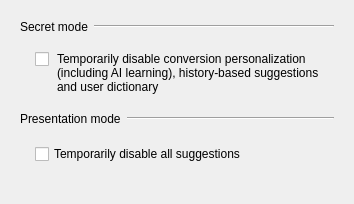
       <widget class="QWidget" name="privacyTab">
        <attribute name="title">
         <string>Privacy</string>
        </attribute>
        <layout class="QVBoxLayout" name="privacyTabLayout">
         <property name="spacing">
          <number>0</number>
         </property>
         <item>
          <widget class="QFrame" name="incognitoModeHeader">
           <property name="frameShape">
            <enum>QFrame::Shape::NoFrame</enum>
           </property>
           <layout class="QHBoxLayout" name="horizontalLayout_20">
            <property name="leftMargin">
             <number>9</number>
            </property>
            <property name="topMargin">
             <number>9</number>
            </property>
            <property name="rightMargin">
             <number>9</number>
            </property>
            <property name="bottomMargin">
             <number>9</number>
            </property>
            <property name="spacing">
             <number>6</number>
            </property>
            <item>
             <widget class="QLabel" name="label_10">
              <property name="text">
               <string>Secret mode</string>
              </property>
             </widget>
            </item>
            <item>
             <widget class="Line" name="line_11">
              <property name="sizePolicy">
               <sizepolicy hsizetype="MinimumExpanding" vsizetype="Fixed">
                <horstretch>0</horstretch>
                <verstretch>0</verstretch>
               </sizepolicy>
              </property>
              <property name="orientation">
               <enum>Qt::Orientation::Horizontal</enum>
              </property>
             </widget>
            </item>
           </layout>
          </widget>
         </item>
         <item>
          <widget class="QFrame" name="incognitoModeGroup">
           <property name="frameShape">
            <enum>QFrame::Shape::NoFrame</enum>
           </property>
           <layout class="QHBoxLayout" name="incognitoModeLayout">
            <property name="spacing">
             <number>8</number>
            </property>
            <property name="leftMargin">
             <number>24</number>
            </property>
            <property name="topMargin">
             <number>9</number>
            </property>
            <property name="rightMargin">
             <number>24</number>
            </property>
            <property name="bottomMargin">
             <number>9</number>
            </property>
            <item alignment="Qt::AlignmentFlag::AlignTop">
             <widget class="QCheckBox" name="incognitoModeCheckBox">
              <property name="text">
               <string/>
              </property>
              <property name="tristate">
               <bool>false</bool>
              </property>
              <property name="sizePolicy">
               <sizepolicy hsizetype="Fixed" vsizetype="Fixed">
                <horstretch>0</horstretch>
                <verstretch>0</verstretch>
               </sizepolicy>
              </property>
             </widget>
            </item>
            <item>
             <widget class="QLabel" name="incognitoModeMessage">
              <property name="sizePolicy">
               <sizepolicy hsizetype="Expanding" vsizetype="Preferred">
                <horstretch>1</horstretch>
                <verstretch>0</verstretch>
               </sizepolicy>
              </property>
              <property name="text">
               <string>Temporarily disable conversion personalization (including AI learning), history-based suggestions and user dictionary</string>
              </property>
              <property name="wordWrap">
               <bool>true</bool>
              </property>
              <property name="alignment">
               <set>Qt::AlignLeading|Qt::AlignLeft|Qt::AlignTop</set>
              </property>
             </widget>
            </item>
           </layout>
          </widget>
         </item>
         <item>
          <widget class="QFrame" name="presentationModeHeader">
           <property name="frameShape">
            <enum>QFrame::Shape::NoFrame</enum>
           </property>
           <layout class="QHBoxLayout" name="horizontalLayout_21">
            <property name="leftMargin">
             <number>9</number>
            </property>
            <property name="topMargin">
             <number>9</number>
            </property>
            <property name="rightMargin">
             <number>9</number>
            </property>
            <property name="bottomMargin">
             <number>9</number>
            </property>
            <property name="spacing">
             <number>6</number>
            </property>
            <item>
             <widget class="QLabel" name="label_12">
              <property name="text">
               <string>Presentation mode</string>
              </property>
             </widget>
            </item>
            <item>
             <widget class="Line" name="line_12">
              <property name="sizePolicy">
               <sizepolicy hsizetype="MinimumExpanding" vsizetype="Fixed">
                <horstretch>0</horstretch>
                <verstretch>0</verstretch>
               </sizepolicy>
              </property>
              <property name="orientation">
               <enum>Qt::Orientation::Horizontal</enum>
              </property>
             </widget>
            </item>
           </layout>
          </widget>
         </item>
         <item>
          <widget class="QFrame" name="presentationModeGroup">
           <property name="frameShape">
            <enum>QFrame::Shape::NoFrame</enum>
           </property>
           <layout class="QVBoxLayout" name="presentationModeLayout">
            <property name="spacing">
             <number>6</number>
            </property>
            <property name="leftMargin">
             <number>24</number>
            </property>
            <property name="topMargin">
             <number>9</number>
            </property>
            <property name="rightMargin">
             <number>24</number>
            </property>
            <property name="bottomMargin">
             <number>9</number>
            </property>
            <item>
             <widget class="QCheckBox" name="presentationModeCheckBox">
              <property name="text">
               <string>Temporarily disable all suggestions</string>
              </property>
             </widget>
            </item>
           </layout>
          </widget>
         </item>
         <item>
          <spacer name="privacyTabBottomSpacer">
           <property name="orientation">
            <enum>Qt::Orientation::Vertical</enum>
           </property>
           <property name="sizeHint" stdset="0">
            <size>
             <width>20</width>
             <height>20</height>
            </size>
           </property>
          </spacer>
         </item>
        </layout>
       </widget>
